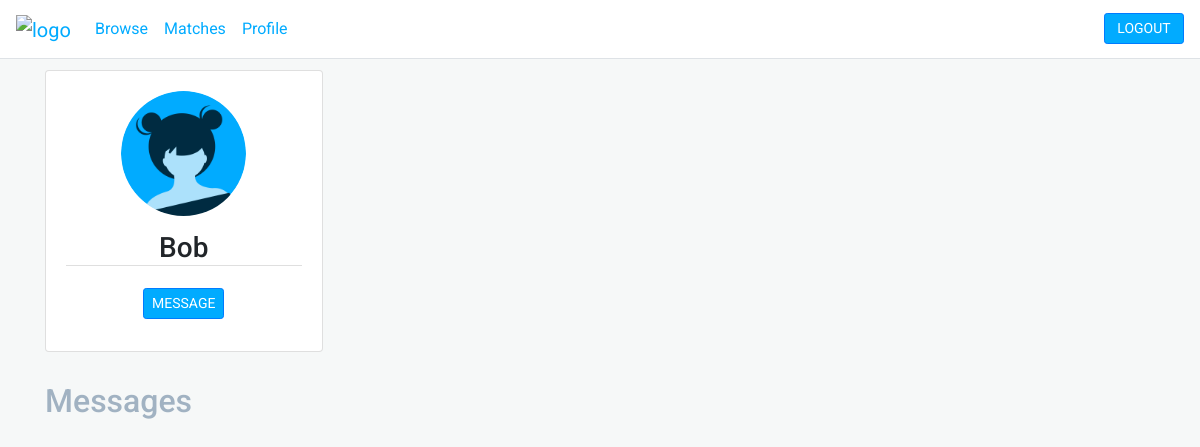
The app's page /home (signed in), older data.
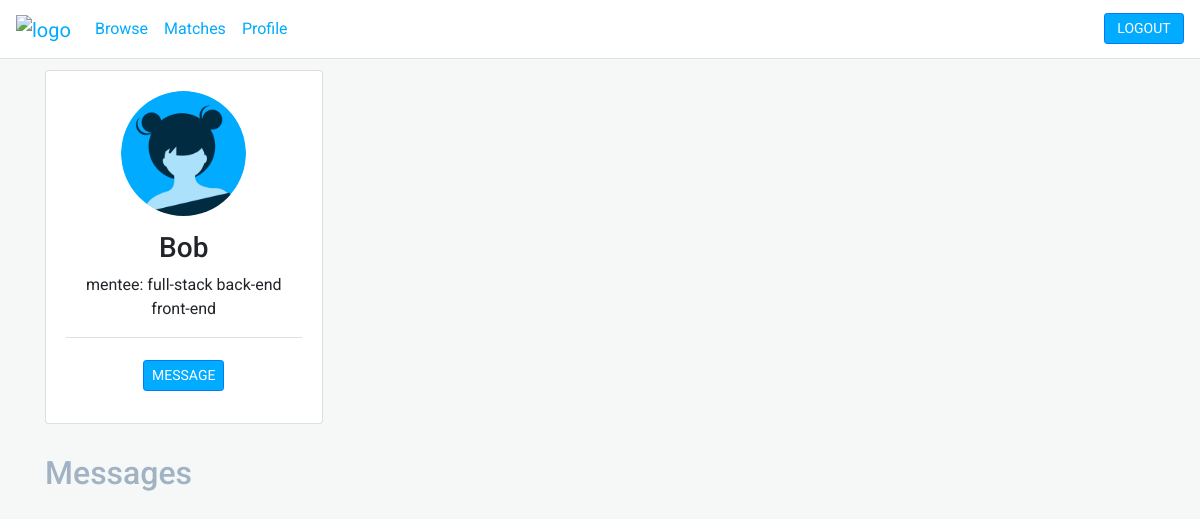
The same page, newer data.
### app/models.py (models this page shows, shortened)
class Role(db.Model):
    id = db.Column(db.Integer, primary_key=True)
    user_id = db.Column(db.Integer, db.ForeignKey('user.id'), nullable=False)
    name = db.Column(db.String(), nullable=False)
    skills = db.relationship('Skill', secondary=skill_role, backref='role', lazy='dynamic')

class Skill(db.Model):
    id = db.Column(db.Integer, primary_key=True)
    name = db.Column(db.String(), unique=True, nullable=False)

### app/routes.py (the view)
@app.route('/')
@app.route('/home', methods=['GET'])
def home():
    if current_user.is_authenticated:
        posts = Post.query.filter_by(recipient=current_user)
        user = current_user
    else:
        posts = []
        user = False
    return render_template('home.html', posts=posts, user=user)

### app/models.py (called while the page is built)
@login_manager.user_loader
def load_user(user_id):
    return User.query.get(int(user_id))

### app/templates/home.html (shortened to what this page needs)
{% extends 'layout.html' %}
{% block content %}
    <div class="main">
        {% if user %}
            <div class="card w-25 text-center">
                <div class="card-body profile-card">
                    <div>
                        <img class="rounded-circle large-image" src="{{ url_for('static', filename='profile_pictures/' + user.image) }}">
                    </div>
                    <div>
                        <h3 class="card-text">{{ user.username }}</h3>
                        {% for role in user.roles %}
                            <p>
                                <span>{{ role.name }}:</span>
                                {% for skill in role.skills %}
                                    <span>{{ skill.name }}</span>
                                {% endfor %}
                        {% endfor %}
                    </div>
                    <div class="card-footer bg-transparent">
                        <a class="btn btn-primary btn-sm profile-btn" href="{{ url_for('new_post', username = user.username) }}">MESSAGE</a>
                    </div>
                </div>
            </div>
            {% if posts %}
                <div class="messages">
                    <h2>Messages</h2>
                </div>
            {% endif %}
        {% endif %}
    </div>
{% endblock content %}

Row changes from the older to the newer data that the page shows:
added Role: name "mentee"
now on this page (row unchanged): Skill: name "full-stack"
now on this page (row unchanged): Skill: name "back-end"
now on this page (row unchanged): Skill: name "front-end"
